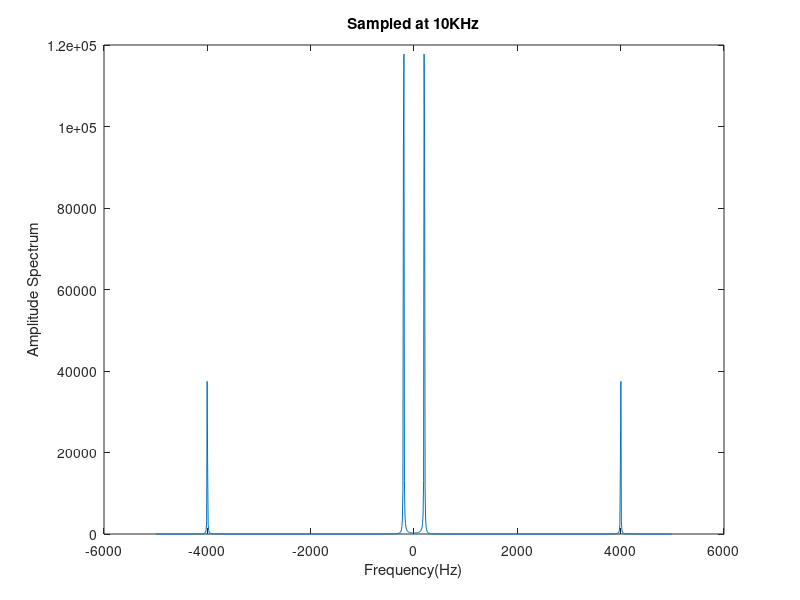
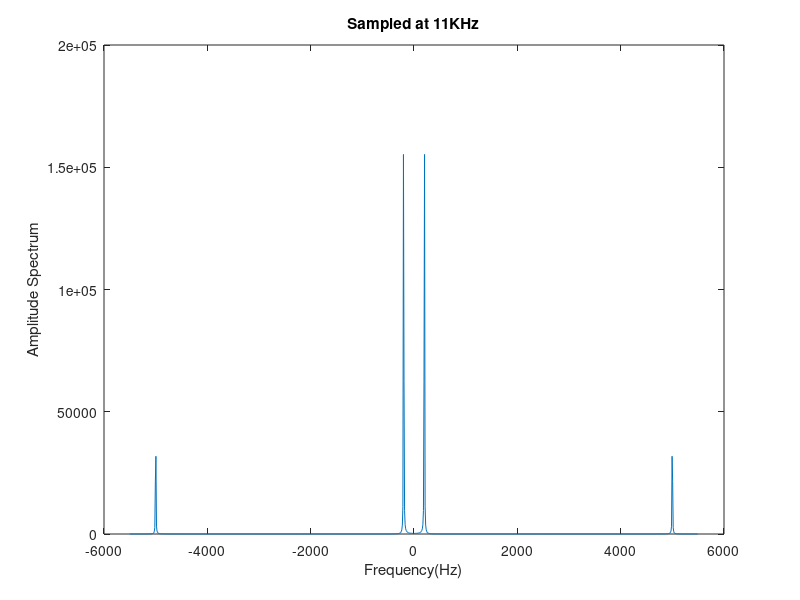

Reproduce these figures in MATLAB, in order.
% Lab 3 q1
f1 = 10000; 
f2 = 11000;
dt1 = 1/f1;
dt2 = 1/f2;
t1 = 0:dt1:100;
t2 = 0:dt2:100;
s1 = sin(400*pi*t1) + 0.5*cos(12000*pi*t1);
s2 = sin(400*pi*t2) + 0.5*cos(12000*pi*t2);

FFTsize=1024;
freq_spectrum = fftshift(abs(fft(s1,FFTsize)).^2);
freq_spectrum_2 = fftshift(abs(fft(s2,FFTsize)).^2);

freq = -f1/2:f1/FFTsize:f1/2;
freq_2 = -f2/2:f2/FFTsize:f2/2;

freq = freq(1:end-1);
freq_2 = freq_2(1:end-1);

figure(1)
plot(freq,freq_spectrum)
title('Sampled at 10KHz')
xlabel('Frequency(Hz)')
ylabel('Amplitude Spectrum')

figure(2)
plot(freq_2,freq_spectrum_2)
title('Sampled at 11KHz')

xlabel('Frequency(Hz)')
ylabel('Amplitude Spectrum')